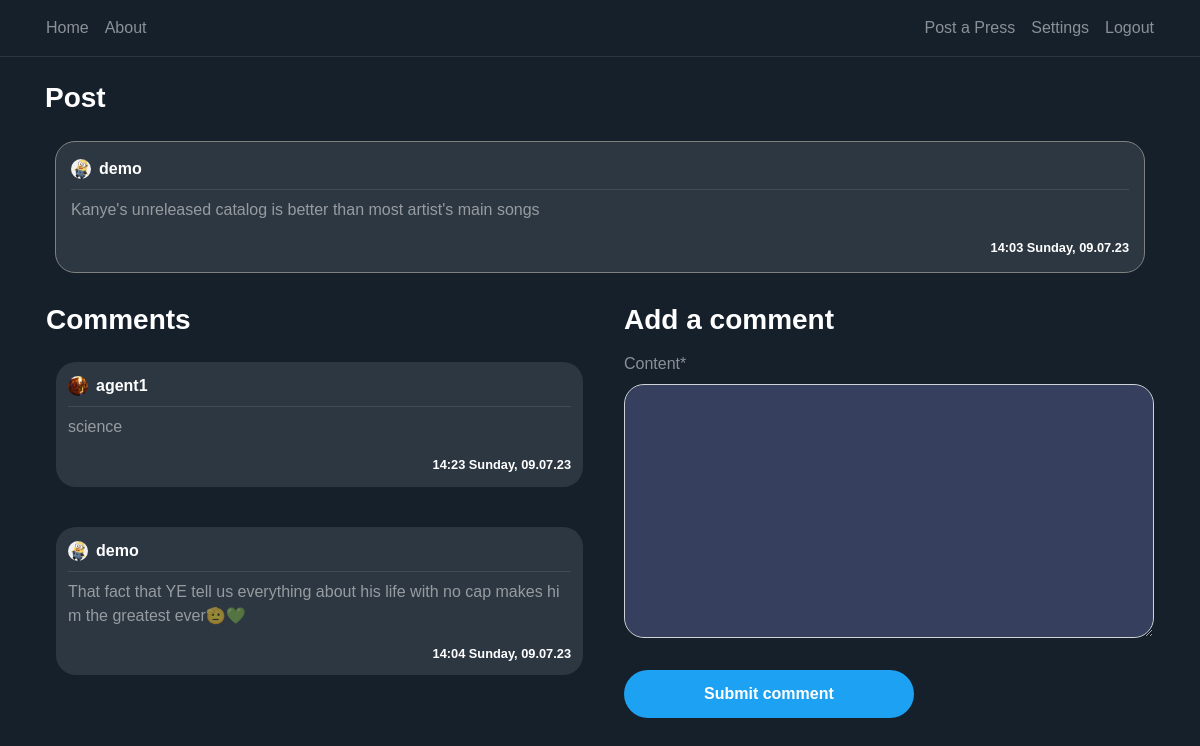
Screenshot of /post/6/ (signed in) with the database file from the repository.
### blog/models.py (models this page shows, shortened)
class Post(models.Model):
    content = models.TextField(max_length=1000)
    date_posted = models.DateTimeField(default=timezone.now)
    author = models.ForeignKey(User, on_delete=models.CASCADE)
    likes= models.IntegerField(default=0)
    dislikes= models.IntegerField(default=0)

class Comment(models.Model):
    content = models.TextField(max_length=150)
    date_posted = models.DateTimeField(default=timezone.now)
    author = models.ForeignKey(User, on_delete=models.CASCADE)
    post_connected = models.ForeignKey(Post, on_delete=models.CASCADE)

### users/models.py (models this page shows, shortened)
class Profile(models.Model):
    user = models.OneToOneField(User, on_delete=models.CASCADE)
    image = models.ImageField(default='default.png', upload_to='profile_pics')

### blog/views.py (the view)
# urls.py: path('post/<int:pk>/', PostDetailView.as_view(), name='post-detail'),
class PostDetailView(DetailView):
    model = Post
    template_name = 'blog/post_detail.html'
    context_object_name = 'post'
    def get_context_data(self, **kwargs):
        data = super().get_context_data(**kwargs)
        comments_connected = Comment.objects.filter(post_connected=self.get_object()).order_by('-date_posted')
        data['comments'] = comments_connected
        data['form'] = NewCommentForm(instance=self.request.user)
        return data
    def post(self, request, *args, **kwargs):
        new_comment = Comment(content=request.POST.get('content'),
                              author=self.request.user,
                              post_connected=self.get_object())
        new_comment.save()
        return self.get(self, request, *args, **kwargs)

### blog/forms.py
class NewCommentForm(forms.ModelForm):
    class Meta:
        model = Comment
        fields = ['content']

### blog/templates/blog/post_detail.html (shortened to what this page needs)
{% extends "blog/base.html" %}
{% load crispy_forms_tags %}
{% block content %}
<div class="container">
    <h3 class="white-important mb-3">
        Post
    </h3>
   <article class="media content-section">
        <div style="width: 100%; word-break: break-all;" class="hovered-tweet-comment">
            <div class="pb-2 row m-0 " style="width: 100%; margin-right: 0 !important;">
               <div
                       style="padding-left: 0px !important;"
                       class="col-8 no-padding d-flex align-items-center">
                   <img
                       class="rounded-circle mr-2"
                       style="width: 20px; height: 20px;"
                       src="{{ post.author.profile.image.url }}">
                   <a class="mr-2 white-important" href="{% url 'user-posts' post.author %}">
                       {{ post.author }}
                   </a>
               </div>
               <div class="col-4 d-flex flex-row-reverse no-padding align-items-center"
                    style="padding-right: 0 !important;">
               </div>
           </div>
            <div
                    class="mb-2 "
                    style="width: 100%; height: 1px; background-color: rgba(255, 255, 255, 0.1)"></div>
            <a style="color: rgba(255, 255, 255, 0.5) !important;">
                <p>
                    {{ post.content }}
                </p>
                <small
                    class="white-important d-flex full-width flex-row-reverse">
                    {{ post.date_posted | date:"H:i l, d.m.y" }}
                </small>
            </a>
        </div>
   </article>
    <div class="row pl-3">
        <div class="col-12 col-md-6 pl-0">
         <h3 class="white-important mb-3">
             Comments
         </h3>
        {% for comment in comments %}
            <article class="media content-section">
                <div style="width: 100%; word-break: break-all;" class="hovered-tweet-comment-in">
                <div class="pb-2 row m-0" style="width: 100%; margin-right: 0 !important;">
                   <div
                           style="padding-left: 0px !important;"
                           class="col-8 no-padding d-flex align-items-center">
                       <img
                           class="rounded-circle mr-2"
                           style="width: 20px; height: 20px;"
                           src="{{ comment.author.profile.image.url }}">
                       <a class="mr-2 white-important" href="{% url 'user-posts' comment.author.username %}">
                           {{ comment.author }}
                       </a>
                   </div>
               </div>
                <div
                        class="mb-2"
                        style="width: 100%; height: 1px; background-color: rgba(255, 255, 255, 0.1)"></div>
                <a style="color: rgba(255, 255, 255, 0.5) !important;">
                    <p>
                        {{ comment.content }}
                    </p>
                    <small
                        class="white-important d-flex full-width flex-row-reverse">
                        {{ comment.date_posted | date:"H:i l, d.m.y" }}
                    </small>
                </a>
            </div>
            </article>
        {% endfor %}
        </div>
        {% if user is not None %}
            <div class="col-12 col-md-6 pl-0 pl-md-3 pr-3">
                <h3 class="white-important mb-3">
                    Add a comment
                </h3>
                <form method="POST">
                    <fieldset class="form-group">
                        {{ form | crispy }}
                    </fieldset>
                    <div class="form-group">
                        <button class="btn btn-outline-primary" type="submit">Submit comment</button>
                    </div>
                </form>
            </div>
        {% endif %}
    </div>
  </div>
{% endblock content %}

### blog/static/blog/main.css (style rules this page uses)
:root { --muted-color: rgba(255, 255, 255, 0.5); }
body { background: #15202b; color: var(--muted-color); margin-top: 5rem; }
h1, h2, h3, h4, h5, h6 { color: var(--muted-color); }
.content-section { padding: 10px 10px; margin-bottom: 20px; }
.no-padding { padding: 0 !important; }
a { color: white; text-underline: none; text-decoration: none !important; }
article { border-radius: 4px; }
.white-important { color: white; font-weight: bold; }
.full-width { width: 100% }
.btn-outline-primary { border-color: white; color: white !important; padding: 12px 80px 12px 80px; font-weight: bold; background-color: #1da1f2; border:0; border-radius: 25px; }
.form-control { background-color: #36405e !important; color: var(--muted-color) !important; box-shadow: 0 0 0 0 !important; border-radius: 20px !important; }
.hovered-tweet-comment { background-color: #2d3741 !important; padding:15px; border-radius: 20px; border:1px solid grey; }
.hovered-tweet-comment-in { background-color: #2d3741 !important; padding:12px; border-radius: 20px; }

### blog/static/blog/style.css (style rules this page uses)
body { font-family: Arial, Helvetica, sans-serif; height: 100vh; margin: 0; padding: 0; }

### rows the page displays
Post: author.profile.image (picture), author "demo", content "Kanye's unreleased catalog is better than most artist's main songs", date_posted "14:03 Sunday, 09.07.23"
Comment: author.profile.image (picture), author "agent1", content "science", date_posted "14:23 Sunday, 09.07.23"
Comment: author.profile.image (picture), author "demo", content "That fact that YE tell us everything about his life with no cap makes him the greatest ever🫡💚", date_posted "14:04 Sunday, 09.07.23"
